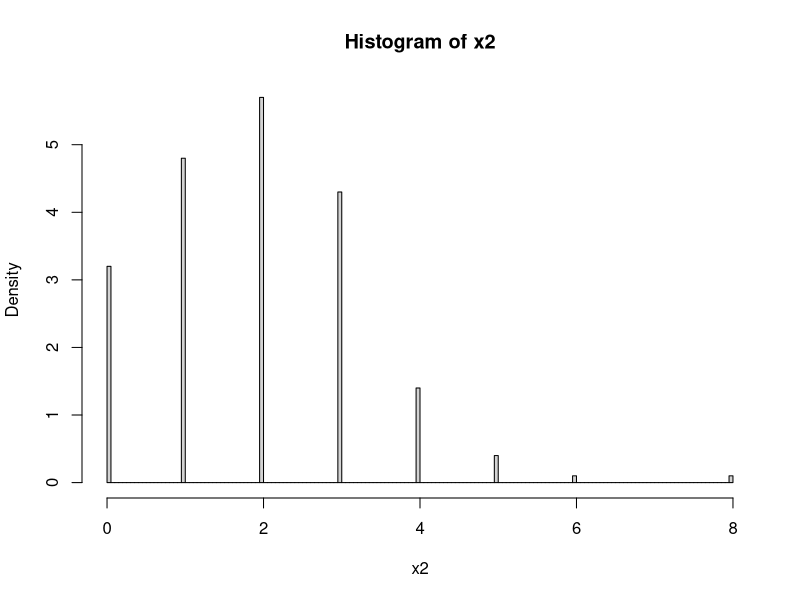

Recreate this plot in R. (Note: this script raises an error after producing the figure.)
x=3
lambda=2
dpois(x, lambda = lambda)
ppois(x, lambda = lambda)


n=200
x2 <- rpois(n, lambda)
hist(x2, probability = TRUE, breaks = n)
fit<-fitdist(x2, "pois")
qqp(x2, "pois", fit$estimate)
fit